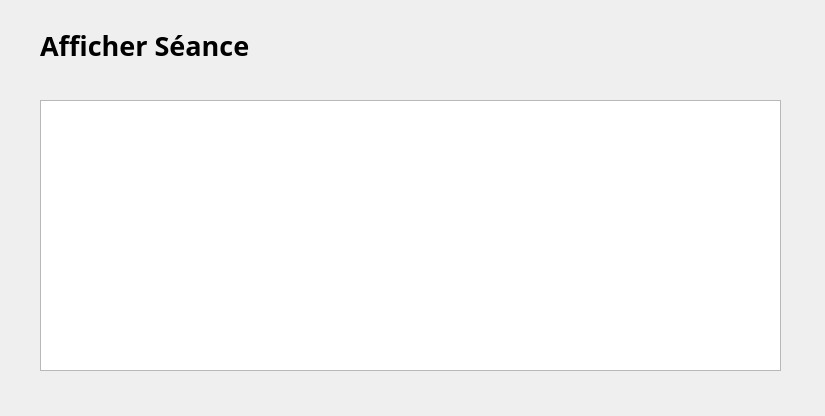
<?xml version="1.0" encoding="UTF-8"?>
<ui version="4.0">
 <class>Afficher_Seance</class>
 <widget class="QDialog" name="Afficher_Seance">
  <property name="geometry">
   <rect>
    <x>0</x>
    <y>0</y>
    <width>825</width>
    <height>416</height>
   </rect>
  </property>
  <property name="windowTitle">
   <string>Dialog</string>
  </property>
  <widget class="QLabel" name="label">
   <property name="geometry">
    <rect>
     <x>40</x>
     <y>20</y>
     <width>211</width>
     <height>51</height>
    </rect>
   </property>
   <property name="font">
    <font>
     <family>Segoe UI Semibold</family>
     <pointsize>20</pointsize>
     <bold>true</bold>
    </font>
   </property>
   <property name="text">
    <string>Afficher Séance :</string>
   </property>
  </widget>
  <widget class="QTableView" name="tableView">
   <property name="geometry">
    <rect>
     <x>40</x>
     <y>100</y>
     <width>741</width>
     <height>271</height>
    </rect>
   </property>
   <property name="font">
    <font>
     <family>Segoe UI Variable Display Semib</family>
     <pointsize>10</pointsize>
     <bold>true</bold>
    </font>
   </property>
  </widget>
 </widget>
 <resources/>
 <connections/>
</ui>
